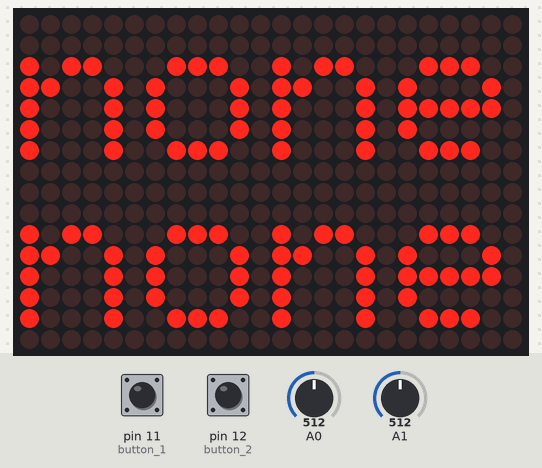
This sketch was run on a simulated Arduino Uno, built with avr-gcc and run on an emulated ATmega328P. On the bench: 24×16 LED matrix. Inputs (shaded band) come from the test bench; at power-on: A0 = 512, A1 = 512, pin 11 (button_1) HIGH, pin 12 (button_2) HIGH.

Above: at 1.7 s.
1.8 s: A0 set to 560
At 2.9 s:
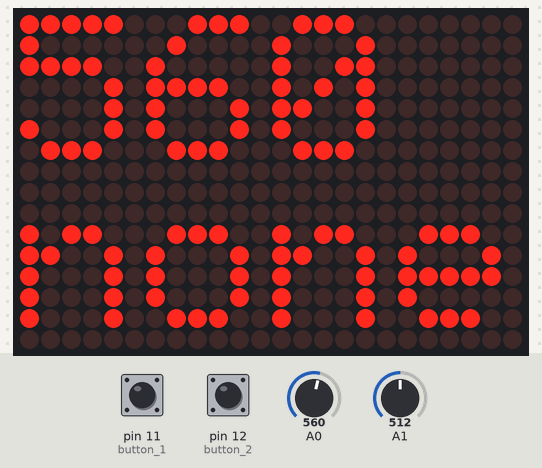
3.3 s: A1 set to 1023
At 3.7 s:
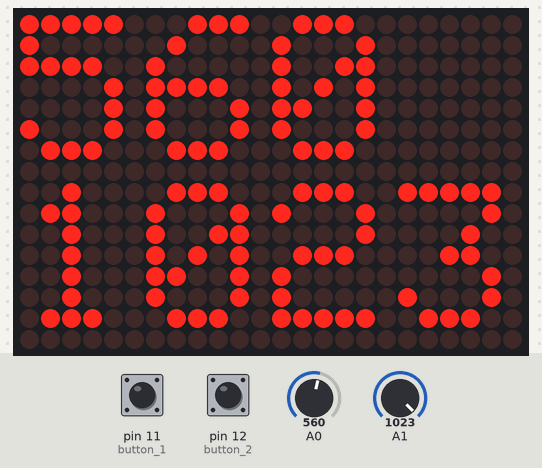
6.3 s: pin 11 (button_1) pulled LOW for 0.15 s
At 6.41 s:
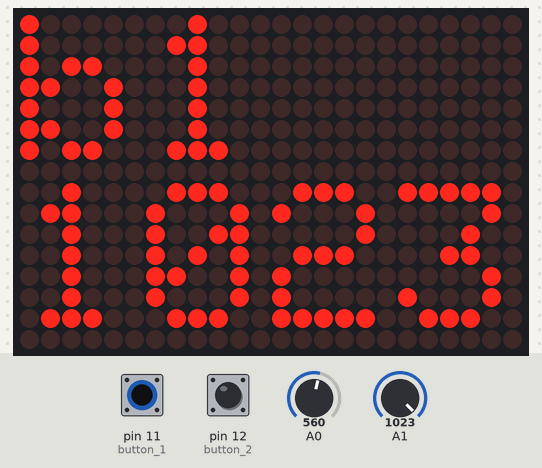
9.4 s: pin 12 (button_2) pulled LOW for 0.15 s
At 9.5 s:
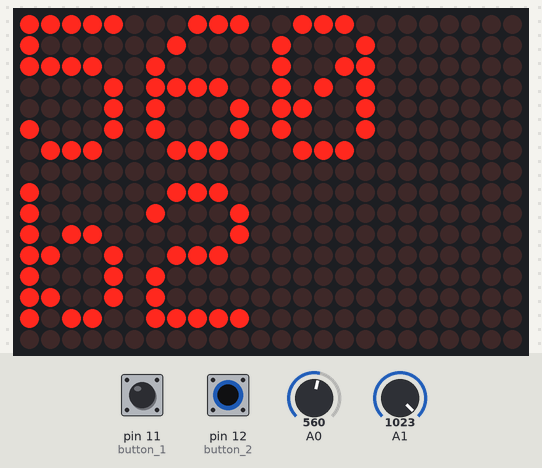
11.0 s: A0 set to 540
At 11.7 s:
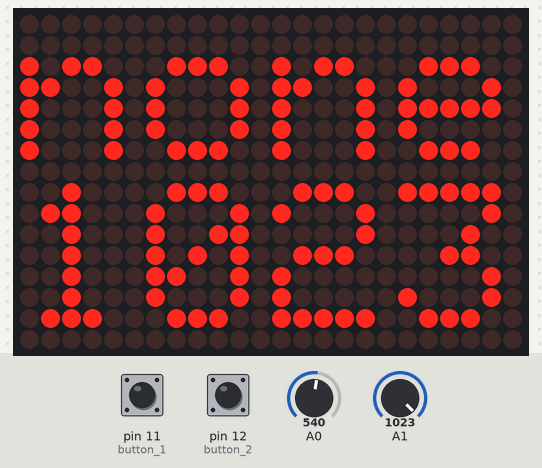
12.5 s: A1 set to 122
At 13.1 s:
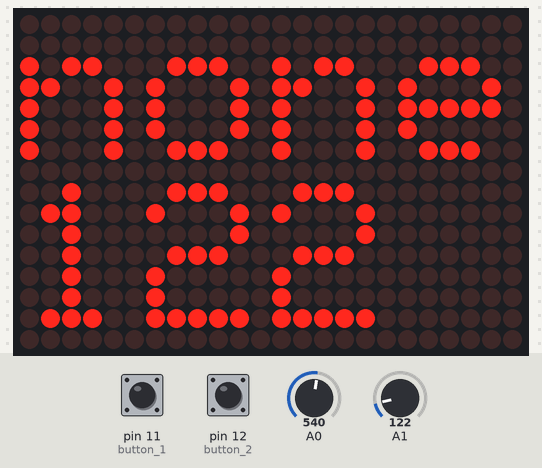
Timing chart, 0 to 15.5 s (numbered marks = the images above; inputs shaded):
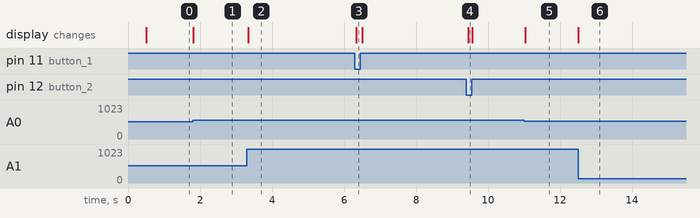

Measured:
- after the input at 1.8 s, the display: changes at once (image 1)
- after the input at 3.3 s, the display: changes at once (image 2)
- after the input at 6.3 s, the display: changes at once (image 3)
- after the input at 9.4 s, the display: changes after 0.05 s (image 4)
- after the input at 11.0 s, the display: changes at once (image 5)
- after the input at 12.5 s, the display: changes at once (image 6)

The sketch:

test_hardware_components.ino
```cpp
#include "Adafruit_HT1632.h"

#define HT_DATA 3
#define HT_WR   4
#define HT_CS   5
int button_1 = 11;
int button_2 = 12;

//button values
int b_1 = 0;
int b_2 = 0;

//joystick values
int X = 0;  // variable to store the value read
int Y = 0;  // variable to store the value read

//menu options

// use this line for single matrix
Adafruit_HT1632LEDMatrix matrix = Adafruit_HT1632LEDMatrix(HT_DATA, HT_WR, HT_CS);

void setup() {
  pinMode(button_1, INPUT);
  pinMode(button_2, INPUT);
  Serial.begin(9600);
  matrix.begin(ADA_HT1632_COMMON_16NMOS);
  matrix.fillScreen();
  delay(500);
  matrix.clearScreen();
  matrix.setTextWrap(false);
}

void loop() {
  matrix.setRotation(0);
  matrix.clearScreen();
  matrix.setCursor(0, 0);

  //menu function

  b_1 = digitalRead(button_1);
  b_2 = digitalRead(button_2);
  X = analogRead(A0);  // read the A0 input pin
  Y = analogRead(A1);  // read the A1 input pin

  if (b_1 == LOW) {
    matrix.print("b1");
  }
  else if ((X > 550) || (X < 450)) {
    matrix.print(X);
  }
  else {
    matrix.print("none");
  }

  matrix.print("\n");

  if (b_2 == LOW) {
    matrix.print("b2");
  }
  else if ((Y > 550) || (Y < 450)) {
    matrix.print(Y);
  }
  else {
    matrix.print("none");
    }
  matrix.writeScreen();
  delay(50);

  /*
  matrix.print("New \n" "test");
  matrix.writeScreen();
  delay(4000);
  for(uint8_t i=0; i<4; i++) {
    matrix.setRotation(0);
    matrix.clearScreen();
    matrix.setCursor(0, 0);
    matrix.print("Test");
    matrix.writeScreen();
    delay(1000);
    for (uint8_t y=0; y<matrix.height(); y++) {
      for (uint8_t x=0; x< matrix.width(); x++) {
        matrix.setPixel(x, y);
        matrix.writeScreen();
      }
    }
    // blink!
    matrix.blink(false);
    delay(2000);
    matrix.blink(false);
    // Adjust the brightness down
    for (int8_t i=15; i>=0; i--) {
      matrix.setBrightness(i);
      delay(100);
    }
    // then back up
    for (uint8_t i=0; i<16; i++) {
      matrix.setBrightness(i);
      delay(100);
    }

    for (uint8_t y=0; y<matrix.height(); y++) {
      for (uint8_t x=0; x< matrix.width(); x++) {
        matrix.clrPixel(x, y);
        matrix.writeScreen();

      }

    }
  }
  */
}
```
